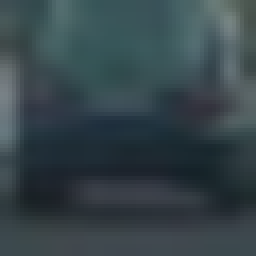
#> input picture VehicleDetection/training_set/vehicles/GTI_Far/image0022.png, 64 x 64 px (shown 4 times larger); its folder holds 3 pictures in this run
$ jupyter execute --allow-errors car_detection_bofan.ipynb   (shell and % lines are left out)   (older library calls are emulated)
#> lines starting #> are read from the running program, lines starting #| are printed output that depends on the picture
# Vehicle detection
###  Bo Fan

## Import Libraries

[cell 1]
from skimage.feature import hog
from sklearn.svm import LinearSVC
from sklearn.preprocessing import StandardScaler
# for scikit-learn >= 0.18 use:
from sklearn.model_selection import train_test_split
# from sklearn.cross_validation import train_test_split
import matplotlib.image as mpimg
import matplotlib.pyplot as plt
from scipy.ndimage.measurements import label
from moviepy.editor import VideoFileClip
from IPython.display import HTML
import numpy as np
import pickle
import time
import cv2
import glob

## Load training data

[cell 2]
car_imgs = glob.glob('training_set/vehicles/**/*.png')
noncar_imgs = glob.glob('training_set/non-vehicles/**/*.png')
print(len(car_imgs), len(noncar_imgs))

## Visualize vehicle and non-vehicle objects

[cell 3]
num_rows = 4
num_cols = 5
def show_imgs(imgs, num_rows, num_cols, text):
    fig, axs = plt.subplots(num_rows,num_cols, figsize=(15, 15))
    axs = axs.ravel()
    for i in np.arange(num_rows * num_cols):
        img = cv2.imread(imgs[np.random.randint(0,len(imgs))])
        img = cv2.cvtColor(img, cv2.COLOR_BGR2RGB)
        axs[i].axis('off')
        axs[i].set_title(text, fontsize=15)
        axs[i].imshow(img)

show_imgs(car_imgs, num_rows, num_cols, 'vehicle')
#> (the call stopped at in show_imgs, `fig, axs = plt.subplots(num_rows,num_cols, figsize=(15, 15))`: IPython is not available in this run)
show_imgs(noncar_imgs, num_rows, num_cols, 'non-vehicle')
#> (the call stopped at in show_imgs, `fig, axs = plt.subplots(num_rows,num_cols, figsize=(15, 15))`: IPython is not available in this run)

## Show HOG images

[cell 4]
def get_hog_features(img, orient, pix_per_cell, cell_per_block,
                        vis, feature_vec):
    # Call with two outputs if vis==True
    if vis:
        features, hog_image = hog(img, orientations=orient, pixels_per_cell=(pix_per_cell, pix_per_cell),
                                  cells_per_block=(cell_per_block, cell_per_block),
                                  transform_sqrt=False,
                                  visualise=vis, feature_vector=feature_vec)
        return features, hog_image
    # Otherwise call with one output
    else:
        features = hog(img, orientations=orient, pixels_per_cell=(pix_per_cell, pix_per_cell),
                       cells_per_block=(cell_per_block, cell_per_block),
                       transform_sqrt=False,
                       visualise=vis, feature_vector=feature_vec)
        return features
##

idx = 200
#> (the rest of this cell did not finish here and is left out)

[cell 5]
def get_hog_features_imgs(imgs, cspace, orient,
                        pix_per_cell, cell_per_block, hog_channel_idx):
    # extract hog features for a sequence of images
#> called with cspace = 'YUV', orient = 11, pix_per_cell = 16, cell_per_block = 2, hog_channel_idx = 'all'
    features = []
    vis = False
    feature_vec = True
    for imgpath in imgs:
        img = mpimg.imread(imgpath)
#> img is the input picture: shape (64, 64, 3) float32; mean R, G, B 0.211, 0.269, 0.291
        #print (imgpath)
        if cspace != 'RGB':
            if cspace == 'HSV':
                feature_image = cv2.cvtColor(img, cv2.COLOR_RGB2HSV)
            elif cspace == 'LUV':
                feature_image = cv2.cvtColor(img, cv2.COLOR_RGB2LUV)
            elif cspace == 'HLS':
                feature_image = cv2.cvtColor(img, cv2.COLOR_RGB2HLS)
            elif cspace == 'YUV':
                feature_image = cv2.cvtColor(img, cv2.COLOR_RGB2YUV)
#> feature_image: shape (64, 64, 3) float32; mean of channels 0, 1, 2 0.254, 0.518, 0.462
            elif cspace == 'YCrCb':
                feature_image = cv2.cvtColor(img, cv2.COLOR_RGB2YCrCb)
        else:
            feature_image = np.copy(img)
        if hog_channel_idx != 'all':
            hog_features = get_hog_features(feature_image[:,:,hog_channel_idx], orient,
                            pix_per_cell, cell_per_block, vis, feature_vec)
        else:
            hog_features = []
            for idx in range(feature_image.shape[2]):
                hog_features.append(get_hog_features(feature_image[:,:,idx],
                                        orient, pix_per_cell, cell_per_block,
                                        vis, feature_vec))
#> after the loop, hog_features = 3 items
            hog_features = np.ravel(hog_features)
#> hog_features = 1188 values, max 0.414 at index 313, min 0 at index 796, mean 0.117
        # print (len(hog_features))
        features.append(hog_features)
    return features

## Generate training and testing sets

[cell 6]
cspace = 'YUV' # Can be RGB, HSV, LUV, HLS, YUV, YCrCb
orient = 11
pix_per_cell = 16
cell_per_block = 2
hog_channel_idx = 'all' # Can be 0, 1, 2, or "all"

car_hog_features = get_hog_features_imgs(car_imgs, cspace, orient,
                        pix_per_cell, cell_per_block, hog_channel_idx)

noncar_hog_features = get_hog_features_imgs(noncar_imgs, cspace, orient,
                        pix_per_cell, cell_per_block, hog_channel_idx)
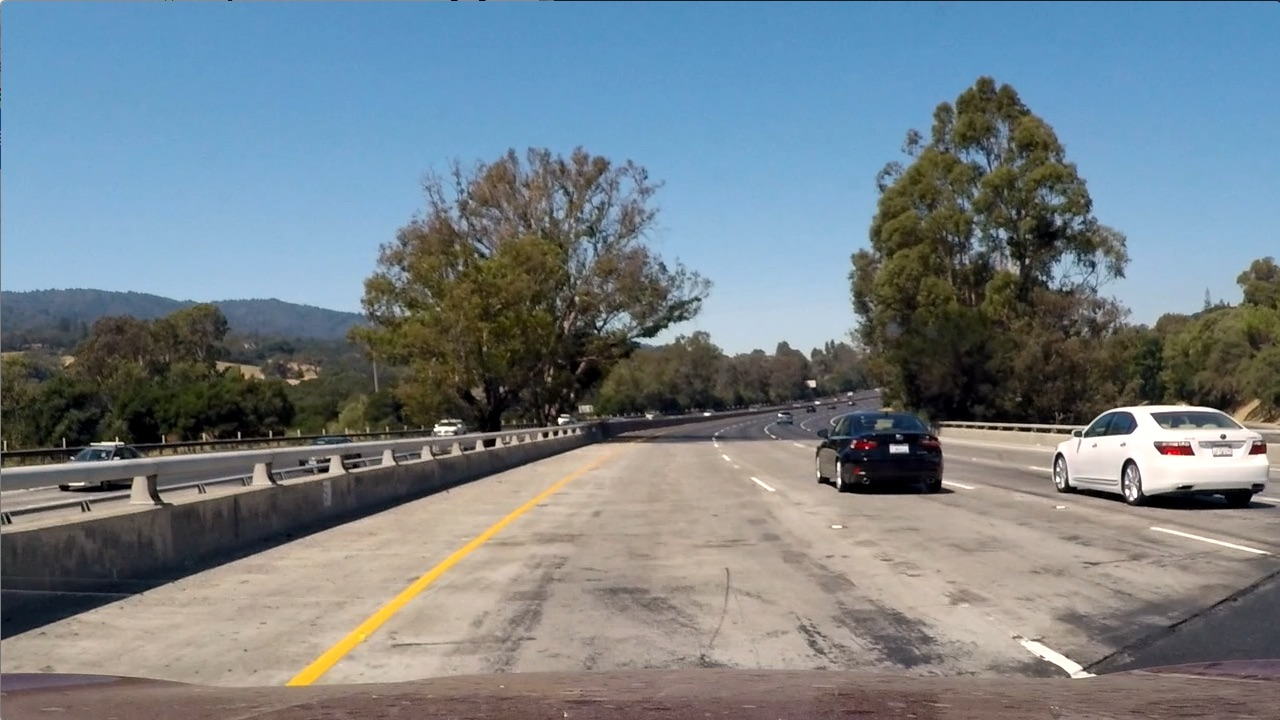
#> input picture VehicleDetection/test_images/test1.jpg, 1280 x 720 px
#> further down, test_img is the input picture: shape (720, 1280, 3); mean R, G, B 117.5, 128.7, 135.5
#> (the rest of this cell did not finish here and is left out)

## Train a classifier

[cell 7]
# Use a linear SVC
svc = LinearSVC()
#> (the rest of this cell did not finish here and is left out)

#> (a cell that did not finish here is left out)

## Sliding window

[cell 9]
def rgb_tocspace(img, cspace):
    if cspace != 'RGB':
        if cspace == 'HSV':
            ctrans = cv2.cvtColor(img, cv2.COLOR_RGB2HSV)
        elif cspace == 'LUV':
            ctrans = cv2.cvtColor(img, cv2.COLOR_RGB2LUV)
        elif cspace == 'HLS':
            ctrans = cv2.cvtColor(img, cv2.COLOR_RGB2HLS)
        elif cspace == 'YUV':
            ctrans = cv2.cvtColor(img, cv2.COLOR_RGB2YUV)
            #print ('go into yuv')
        elif cspace == 'YCrCb':
            ctrans = cv2.cvtColor(img, cv2.COLOR_RGB2YCrCb)
    else:
        ctrans = np.copy(img)
    return ctrans

[cell 10]
def find_cars(img, ystart, ystop, scale, cspace, hog_channel_idx, svc, X_scaler, orient,
              pix_per_cell, cell_per_block, spatial_size, hist_bins, show_all_rectangles=False):
#> called with ystart = 380, ystop = 650, scale = 1.5, cspace = 'YUV', hog_channel_idx = 'all', orient = 11, pix_per_cell = 16, cell_per_block = 2
    rectangles = []
    img = img.astype(np.float32)/255
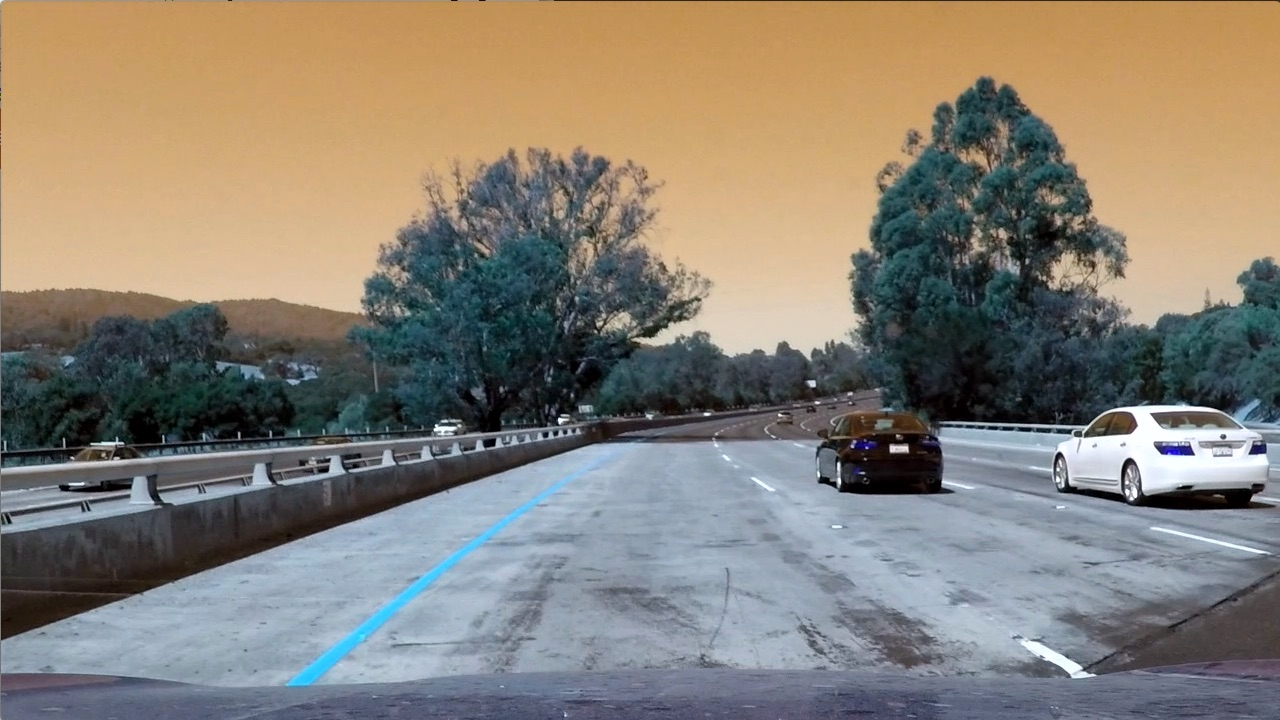
#> img: shape (720, 1280, 3) float32; mean of channels 0, 1, 2 0.461, 0.505, 0.532; drawn as B, G, R
    img_tosearch = img[ystart:ystop,:,:]
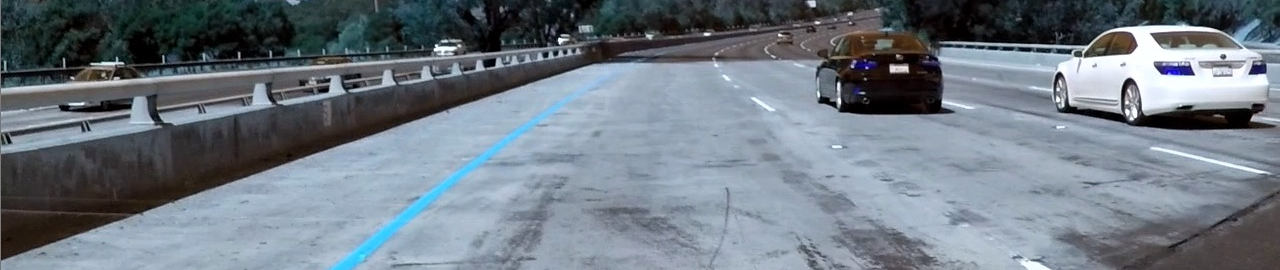
#> img_tosearch: shape (270, 1280, 3) float32; mean of channels 0, 1, 2 0.514, 0.475, 0.436; drawn as B, G, R
    ctrans_tosearch = rgb_tocspace(img_tosearch, cspace)
#> in rgb_tocspace, `ctrans = cv2.cvtColor(img, cv2.COLOR_RGB2YUV)`: ctrans: shape (270, 1280, 3) float32; mean of channels 0, 1, 2 0.482, 0.477, 0.528
    # rescale image if other than 1.0 scale
    if scale != 1:
        imshape = ctrans_tosearch.shape
#> imshape = (270, 1280, 3)
        #print (type(imshape))
        ctrans_tosearch = cv2.resize(ctrans_tosearch, (np.int(imshape[1]/scale),
                                                       np.int(imshape[0]/scale)))
#> ctrans_tosearch: shape (180, 853, 3) float32; mean of channels 0, 1, 2 0.483, 0.477, 0.528

    if hog_channel_idx != 'all':
        ch1 = ctrans_tosearch[:,:,hog_channel_idx]
    else:
        ch1 = ctrans_tosearch[:,:,0]
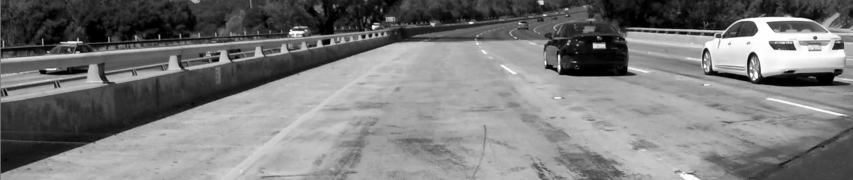
#> ch1: shape (180, 853) float32; min 0, max 1, mean 0.483
        ch2 = ctrans_tosearch[:,:,1]
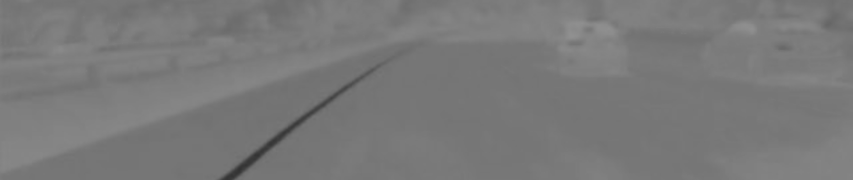
#> ch2: shape (180, 853) float32; min 0.196, max 0.568, mean 0.477
        ch3 = ctrans_tosearch[:,:,2]
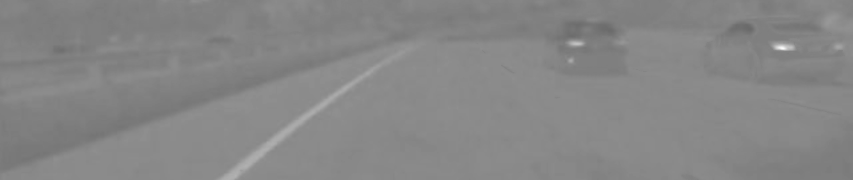
#> ch3: shape (180, 853) float32; min 0.417, max 0.988, mean 0.528

    # Define blocks and steps as above
    nxblocks = (ch1.shape[1] // pix_per_cell)+1  #-1
#> nxblocks = 54
    nyblocks = (ch1.shape[0] // pix_per_cell)+1  #-1
#> nyblocks = 12
    nfeat_per_block = orient*cell_per_block**2

    # 64 was the orginal sampling rate, with 8 cells and 8 pix per cell
    window = 64
    nblocks_per_window = (window // pix_per_cell)-1
    cells_per_step = 2  # Instead of overlap, define how many cells to step
    nxsteps = (nxblocks - nblocks_per_window) // cells_per_step
#> nxsteps = 25
    nysteps = (nyblocks - nblocks_per_window) // cells_per_step
#> nysteps = 4

    # Compute individual channel HOG features for the entire image
    hog1 = get_hog_features(ch1, orient, pix_per_cell, cell_per_block, vis = False, feature_vec = False)
    if hog_channel_idx == 'all':
        hog2 = get_hog_features(ch2, orient, pix_per_cell, cell_per_block, vis = False,feature_vec=False)
        hog3 = get_hog_features(ch3, orient, pix_per_cell, cell_per_block, vis = False,feature_vec=False)
    for xb in range(nxsteps):
        for yb in range(nysteps):
            xpos = xb*cells_per_step
            ypos = yb*cells_per_step
            # Extract HOG for this patch
            hog_feat1 = hog1[ypos:ypos+nblocks_per_window, xpos:xpos+nblocks_per_window].ravel()

            if hog_channel_idx == 'all':
                hog_feat2 = hog2[ypos:ypos+nblocks_per_window, xpos:xpos+nblocks_per_window].ravel()
                hog_feat3 = hog3[ypos:ypos+nblocks_per_window, xpos:xpos+nblocks_per_window].ravel()
                hog_features = np.hstack((hog_feat1, hog_feat2, hog_feat3))
            else:
                hog_features = hog_feat1

            xleft = xpos*pix_per_cell
            ytop = ypos*pix_per_cell
            test_prediction = svc.predict(hog_features.reshape(1,-1))


            if test_prediction == 1 or show_all_rectangles:
                xbox_left = np.int(xleft*scale)
                ytop_draw = np.int(ytop*scale)
                win_draw = np.int(window*scale)
                rectangles.append(((xbox_left, ytop_draw+ystart),(xbox_left+win_draw,ytop_draw+win_draw+ystart)))
#> after the loop, rectangles = []

    return rectangles

## Test on one image with one scale

[cell 11]
# Here is your draw_boxes function from the previous exercise
def draw_boxes(img, bboxes, color=(0, 0, 255), thick=6):
    # Make a copy of the image
    imcopy = np.copy(img)
    random_color = False
    # Iterate through the bounding boxes
    for bbox in bboxes:
        # Draw a rectangle given bbox coordinates
        cv2.rectangle(imcopy, bbox[0], bbox[1], color, thick)
    # Return the image copy with boxes drawn
    return imcopy


test_img = mpimg.imread('./test_images/test1.jpg')

ystart = 380
ystop = 650
scale = 1.5
colorspace = 'YUV' # Can be RGB, HSV, LUV, HLS, YUV, YCrCb
orient = 11
pix_per_cell = 16
cell_per_block = 2
hog_channel_idx = 'all'

#> (the rest of this cell did not finish here and is left out)

## Test on one image with 3 scales

[cell 12]
rectangles = [] # reset the rectangles when rerun this cell
paras = [[380, 500, 0.5], [380, 500, 1.0], [320, 620, 2.0]]
#> (the rest of this cell did not finish here and is left out)

## Display heatmap for one image

[cell 13]
def add_heat(heatmap, bbox_list):
    # Iterate through list of bboxes
    for box in bbox_list:
        # [5 lines of commented-out code are left out]
        heatmap[box[0][1]:box[1][1], box[0][0]:box[1][0]] += 1
#> heatmap: shape (720, 1280); every value is 0

    # Return updated heatmap
    return heatmap

def apply_threshold(heatmap, threshold):
    # Zero out pixels below the threshold
    heatmap[heatmap <= threshold] = 0
    # Return thresholded map
    return heatmap

def draw_labeled_bboxes(img, labels):
    # Iterate through all detected cars
    rects = []
    for car_number in range(1, labels[1]+1):
        # Find pixels with each car_number label value
        nonzero = (labels[0] == car_number).nonzero()
        # Identify x and y values of those pixels
        nonzeroy = np.array(nonzero[0])
        nonzerox = np.array(nonzero[1])
        # Define a bounding box based on min/max x and y
        bbox = ((np.min(nonzerox), np.min(nonzeroy)), (np.max(nonzerox), np.max(nonzeroy)))
        # Draw the box on the image
        cv2.rectangle(img, bbox[0], bbox[1], (0,0,255), 6)
        rects.append(bbox)
    # Return the image and final rectangles
    return img, rects

[cell 14]
heatmap_img = np.zeros_like(test_img[:,:,0])
heatmap_img = add_heat(heatmap_img, rectangles)
plt.figure(figsize=(10,10))
#> (this line was passed over: IPython is not available in this run)
plt.imshow(heatmap_img, cmap='hot')
#> (this line was passed over: IPython is not available in this run)


heatmap_img = apply_threshold(heatmap_img, 1)
plt.figure(figsize=(10,10))
#> (this line was passed over: IPython is not available in this run)
plt.imshow(heatmap_img, cmap='hot')
#> (this line was passed over: IPython is not available in this run)

[cell 15]
labels = label(heatmap_img)
plt.figure(figsize=(10,10))
#> (this line was passed over: IPython is not available in this run)
